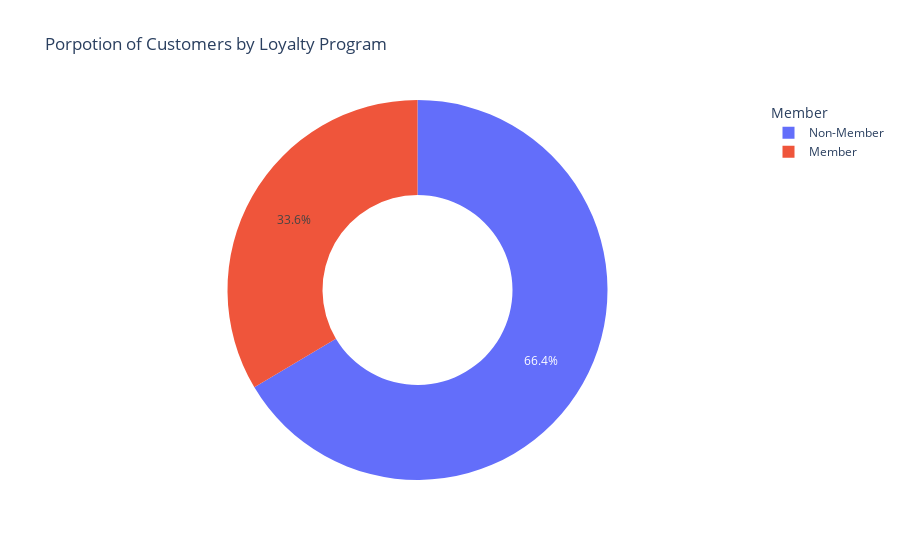

The cell this chart's notebook holds for it:
### Code cell
#plot pie chart 
labels = ['Non-Member','Member']
values = customer_program['customer_id']

pie = go.Figure(data=[go.Pie(labels=labels, values=values, hole=0.5)])

#layout 
pie.update_layout(title='Porpotion of Customers by Loyalty Program', legend=dict(title='Member'))

pie.show()

### Figure 1 — Plotly figure (JSON) as saved in the notebook; plotly's stock layout.template omitted (floating-point values rounded to 4 significant figures)
{"data": [{"hole": 0.5, "labels": ["Non-Member", "Member"], "type": "pie", "values": [1162, 587]}], "layout": {"autosize": true, "legend": {"title": {"text": "Member"}}, "title": {"text": "Porpotion of Customers by Loyalty Program"}}}
